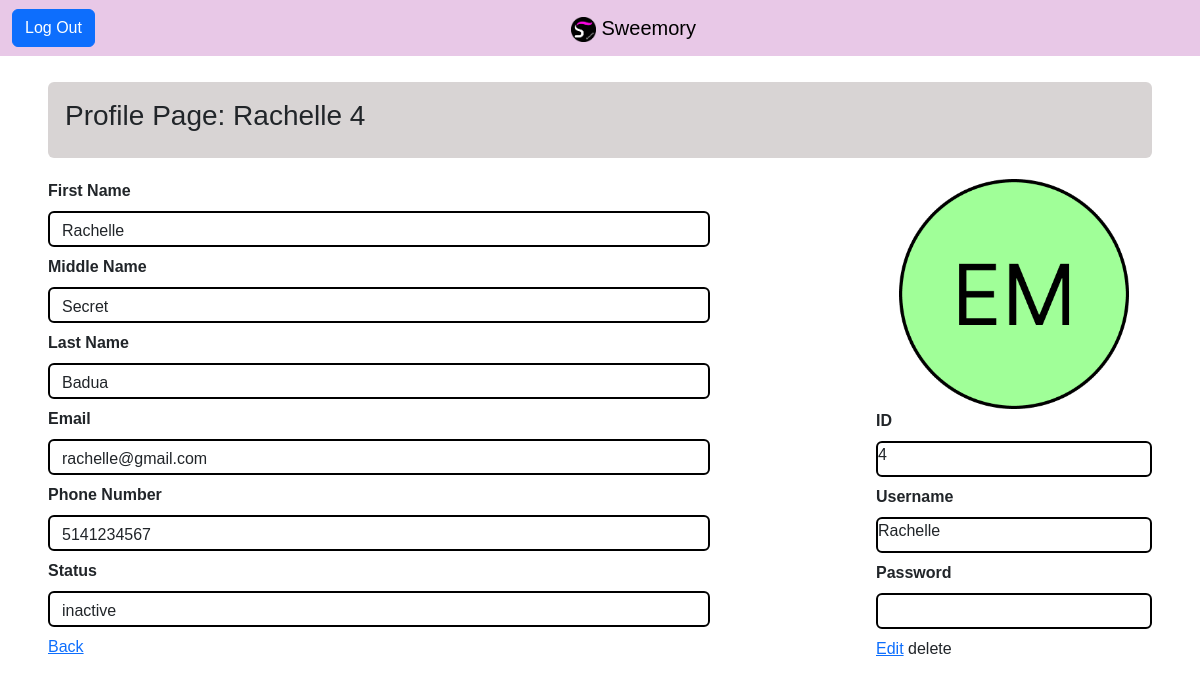
Screenshot of /ITspecialist/userDetails/4 (signed in) with the database file from the repository.
### tables this page shows
CREATE TABLE `profile` (
  `user_id` int(11) NOT NULL,
  `first_name` varchar(50) NOT NULL,
  `middle_name` varchar(50) NOT NULL,
  `last_name` varchar(50) NOT NULL,
  `email` varchar(80) NOT NULL,
  `phone_number` varchar(10) NOT NULL,
  `status` varchar(8) NOT NULL
);

CREATE TABLE `user` (
  `user_id` int(11) NOT NULL,
  `user_type` varchar(12) NOT NULL,
  `username` varchar(50) NOT NULL,
  `password_hash` varchar(72) NOT NULL
);

### app/core/Controller.php (called while the page is built, shortened)
<?php
class Controller
{
    function view($name, $data = [])
    {
        include('app/views/' . $name . '.php');
    }
}

### app/core/App.php (called while the page is built, shortened)
<?php
class App
{
    public function __construct()
    {
        $request = $this->parseUrl($_GET['url'] ?? '');
        $method = 'index';
        if (file_exists('app/controllers/' . $request[0] . '.php'))
        {
            unset($request[0]);
        }
        $controller = new $controller;
        if (isset($request[1]) && method_exists($controller, $request[1]))
        {
            $method = $request[1];
            unset($request[1]);
        }
        $params = array_values($request);
        call_user_func_array([$controller, $method], $params);
    }
    function parseUrl($url)
    {
        return explode('/', trim($url, '/'));
    }
}

### index.php (called while the page is built, shortened)
<?php
new app\core\App;

### app/models/User.php (called while the page is built, shortened)
<?php
class User extends \app\core\Model
{
	public function getUserInfo($user_id)
	{
		$SQL = "SELECT p.status, u.user_id, u.user_type,  u.username, p.first_name, p.middle_name, p.last_name, p.email, p.phone_number
			FROM user u
			LEFT JOIN profile p ON u.user_id = p.user_id
			WHERE u.user_id=:user_id";
		$STH = self::$connection->prepare($SQL);
		$data = [
			'user_id'=>$user_id
		];
		$STH->execute($data);
		$STH->setFetchMode(\PDO::FETCH_CLASS, 'app\\models\\User');
		return $STH->fetch();
	}
}

### app/views/ITspecialist/userDetails.php (the view, shortened to what this page needs)
<div class="userDetails">
    <div class="alert" style="background-color: rgb(216,212,212);">
  		<h3>Profile Page: <?= $data->username ?> <?= $data->user_id ?></h3>
    </div>
    <dl class="dl-viewUserDetails" style="">
      	<div class="" style="flex: 70%; " >
	            	<dt class="dt-label"> <?= _('First Name')?> </dt>
	            	<dd class="dd-left"><?= $data->first_name ?></dd>
	            	<dt class="dt-label"><?=_('Middle Name')?></dt>
	            	<dd class="dd-left"><?= $data->middle_name ?></dd>
	            	<dt class="dt-label"><?=_('Last Name')?></dt>
	            	<dd class="dd-left"><?= $data->last_name ?></dd>
	            	<dt class="dt-label"><?=_('Email')?></dt>
	            	<dd class="dd-left"><?= $data->email?></dd>
	            	<dt class="dt-label"><?=_('Phone Number')?></dt>
	            	<dd class="dd-left"><?= $data->phone_number ?></dd>
	            	<dt  class="dt-label"><?=_('Status')?></dt>
	            	<dd  class="dd-left"><?= $data->status ?></dd>
          	<div class="col-4">
	        	<a href="/ITspecialist/index" type="submit" class="btn-userDetails"><?=_('Back')?></a>
		  	</div>
		</div>
		<div class="" style="flex: 20%;" >
			<div style=" border-radius: 100%; height: 230px;" align="center">
				<?php
					if($data->user_type == 'admin'){
						echo "<img src='/images/adminImage.png' style='height: 230px;'>";
					}else{
						echo "<img src='/images/employeeImage.png' style='height: 230px;'>";
					}
				?>
			</div>
			<div style="" >
				<div style=" " >
	        		<dt class="dt-label " style=""><?=_('ID')?></dt>
	        		<dd class="dd-right" style=""><?= $data->user_id ?></dd>
	        	</div>
	        	<div >
	        		<dt class="dt-label"><?=_('Username')?></dt>
	        		<dd class="dd-right"><?= $data->username?></dd>
	        	</div>
	        	<div >
	        		<dt  class="dt-label"><?=_('Password')?></dt>
	        		<dd  class="dd-right"><?= $data->password_hash ?></dd>
	        	</div>
	        </div>
          	<div class="">
            	<a  href="/ITspecialist/edit/<?= $data->user_id ?>" class="btn-userDetails"><?=_('Edit')?></a>
	            <a style="" onclick="openNav()">delete</a>
          	</div>
		</div>
    </dl>
</div>

### css/main.css (style rules this page uses)
body { background-color: #FFFFFF; font-family: 'Ubuntu', sans-serif; position: relative; top: 50px; }

### css/IT.css (style rules this page uses)
.userDetails { padding-left: 3rem; padding-right: 3rem; padding-top: 2rem; }
.dl-viewUserDetails { display: flex; padding-top: 5px; }
.dt-label { margin-bottom: .5rem; }
.dd-left { display: block; width: 80%; height: 36px; padding: .375rem .75rem; font-size: 1rem; font-weight: 400; line-height: 1.5; background-color: #ffff; background-clip: padding-box; appearance: none; border: 2px solid black; border-radius: .375rem; }
.dd-right { height: 36px; font-size: 1rem; font-weight: 400; line-height: 1.5; background-color: #ffff; background-clip: padding-box; appearance: none; border: 2px solid black; border-radius: .375rem; }

### rows the page displays
profile: user_id.username "Rachelle", user_id.user_id "4", first_name "Rachelle", middle_name "Secret", last_name "Badua", email "rachelle@gmail.com", phone_number "5141234567", status "inactive"

### other values shown
_('First Name') "First Name"
_('Middle Name') "Middle Name"
_('Last Name') "Last Name"
_('Email') "Email"
_('Phone Number') "Phone Number"
_('Status') "Status"
_('Back') "Back"
_('ID') "ID"
_('Username') "Username"
_('Password') "Password"
_('Edit') "Edit"
